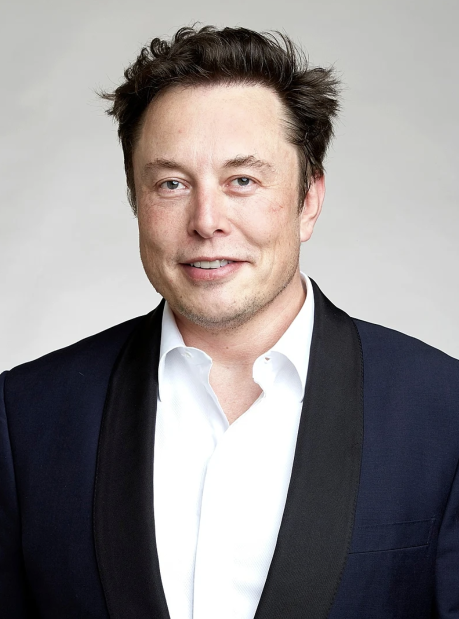
#> input picture elon_musk.png, 918 x 1238 px (shown at 1/2 size)
$ python main.py
#> lines starting #> are read from the running program, lines starting #| are printed output that depends on the picture; after the words box and inside, x2 and y2 are one past the last pixel; in counts of white or black regions, pixels touching at a corner belong together
import cv2
import numpy as np
import matplotlib.pyplot as plt
import os

# Ensure correct Haar Cascade path
cascade_path = cv2.data.haarcascades + "haarcascade_frontalface_default.xml"
if not os.path.exists(cascade_path):
    raise FileNotFoundError(f"Error: Haar cascade file not found at {cascade_path}")

face_cascade = cv2.CascadeClassifier(cascade_path)

# Get absolute path to images
project_path = os.path.dirname(os.path.abspath(__file__))

# Function to detect and extract a face from an image
def detect_and_extract_face(image_path):
    if not os.path.exists(image_path):
        print(f"Error: File {image_path} not found.")
        return None

    img = cv2.imread(image_path)
    if img is None:
        print(f"Error: Could not read image {image_path}")
        return None

    gray = cv2.cvtColor(img, cv2.COLOR_BGR2GRAY)
    faces = face_cascade.detectMultiScale(gray, scaleFactor=1.1, minNeighbors=5, minSize=(40, 40))

    if len(faces) == 0:
        print(f"No faces detected in {image_path}")
        return None

    x, y, w, h = faces[0]
    return gray[y:y+h, x:x+w]

# Function to compare two faces using Mean Squared Error (MSE)
def compare_faces(face1, face2):
    face1_resized = cv2.resize(face1, (100, 100))
    face2_resized = cv2.resize(face2, (100, 100))
    return np.mean((face1_resized - face2_resized) ** 2)

# Function to recognize faces in a given image
def recognize_faces(random_image_path, known_faces):
    if not os.path.exists(random_image_path):
        print(f"Error: File {random_image_path} not found.")
        return

    img = cv2.imread(random_image_path)
    if img is None:
        print(f"Error: Could not read image {random_image_path}")
        return

    gray = cv2.cvtColor(img, cv2.COLOR_BGR2GRAY)
    faces = face_cascade.detectMultiScale(gray, scaleFactor=1.1, minNeighbors=5, minSize=(40, 40))

    if len(faces) == 0:
        print(f"No faces detected in {random_image_path}")
        return

    for (x, y, w, h) in faces:
        detected_face = gray[y:y+h, x:x+w]

        best_match_name = "Unknown"
        lowest_difference = float('inf')

        for name, known_face in known_faces.items():
            difference = compare_faces(detected_face, known_face)
            if difference < lowest_difference and difference < 500:
                best_match_name = name
                lowest_difference = difference

        cv2.rectangle(img, (x, y), (x + w, y + h), (0, 255, 0), 2)
        cv2.putText(img, best_match_name, (x, y - 10), cv2.FONT_HERSHEY_SIMPLEX, 0.9, (0, 255, 0), 2, cv2.LINE_AA)

    img_rgb = cv2.cvtColor(img, cv2.COLOR_BGR2RGB)
    plt.figure(figsize=(10, 5))
    plt.imshow(img_rgb)
    plt.axis("off")
    plt.title("Recognized Faces")
    plt.show()

# Load known faces
known_faces = {
    "Elon Musk": detect_and_extract_face(os.path.join(project_path, "elon_musk.png")),
    "Donald Trump": detect_and_extract_face(os.path.join(project_path, "donald_trump.png")),
    "LeBron James": detect_and_extract_face(os.path.join(project_path, "new_lebron.png"))
}
#> in detect_and_extract_face, img is the input picture: shape (1238, 918, 3); mean B, G, R 138.8, 138.5, 143.2
#> in detect_and_extract_face, `faces = face_cascade.detectMultiScale(gray, scaleFactor=1.1, minNeighb..`: faces = [[214, 202, 410, 410]]
#> in detect_and_extract_face, `x, y, w, h = faces[0]`: x = 214; y = 202; w = 410
#> call 3 of detect_and_extract_face, with image_path = 'new_lebron.png'
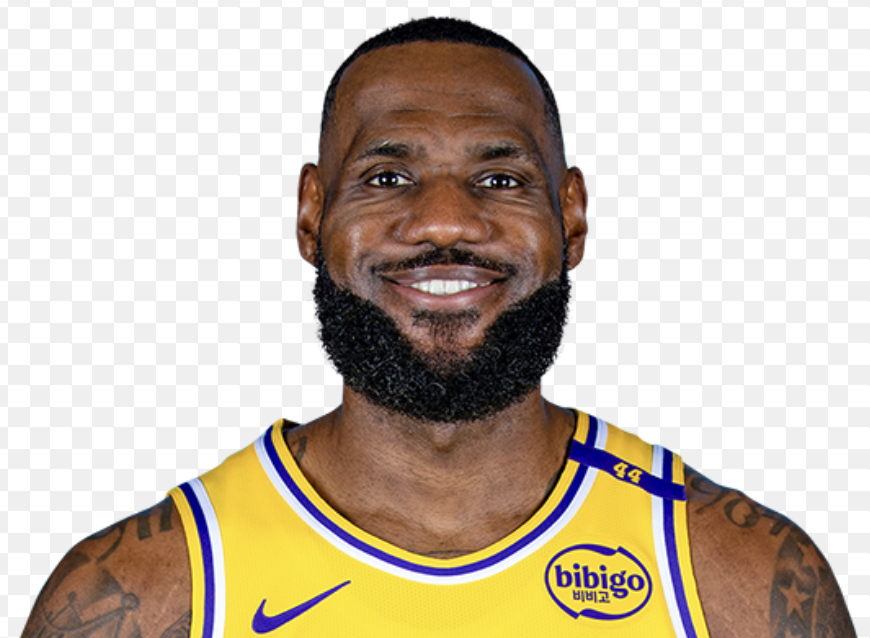
#> input picture new_lebron.png, 870 x 638 px
#> in detect_and_extract_face, img is the input picture: shape (638, 870, 3); mean B, G, R 173.9, 189, 200.8
#> in detect_and_extract_face (call 3), `gray = cv2.cvtColor(img, cv2.COLOR_BGR2GRAY)`:
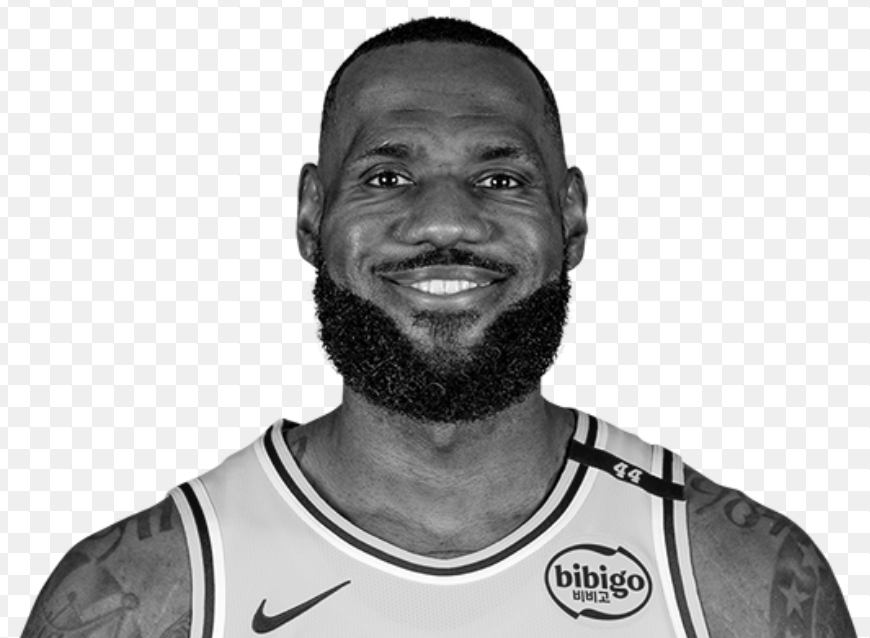
#> gray: shape (638, 870); min 0, max 255, mean 190.8
#> in detect_and_extract_face (call 3), `faces = face_cascade.detectMultiScale(gray, scaleFactor=1.1, minNeighb..`: faces = [[302, 69, 286, 286]]
#> in detect_and_extract_face (call 3), `x, y, w, h = faces[0]`: x = 302; y = 69; w = 286

# Remove None values from known_faces
known_faces = {name: face for name, face in known_faces.items() if face is not None}
#> known_faces = 2 items

# Test with a new image
random_image_path = os.path.join(project_path, "elon_lebron.png")
recognize_faces(random_image_path, known_faces)
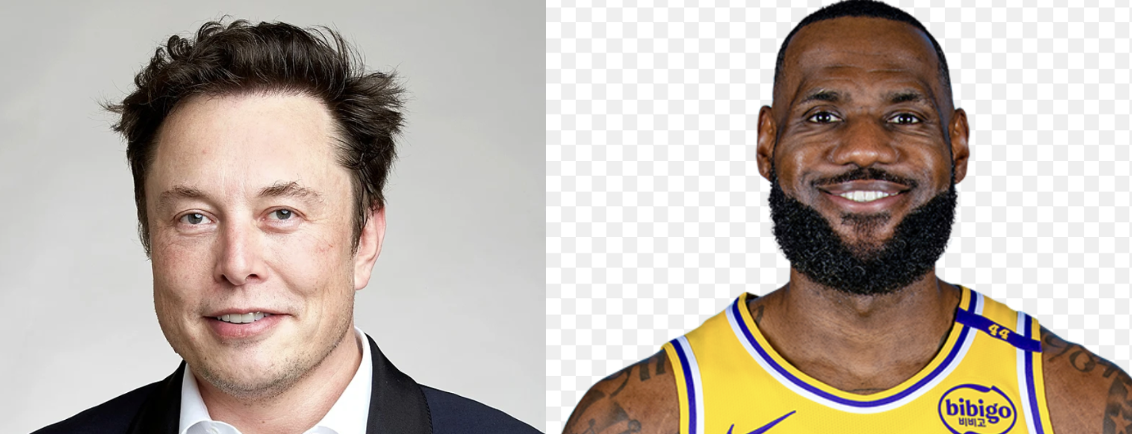
#> input picture elon_lebron.png, 1134 x 434 px
#> in recognize_faces, img is the input picture: shape (434, 1134, 3); mean B, G, R 168, 178.1, 189.2
#> in recognize_faces, `gray = cv2.cvtColor(img, cv2.COLOR_BGR2GRAY)`:
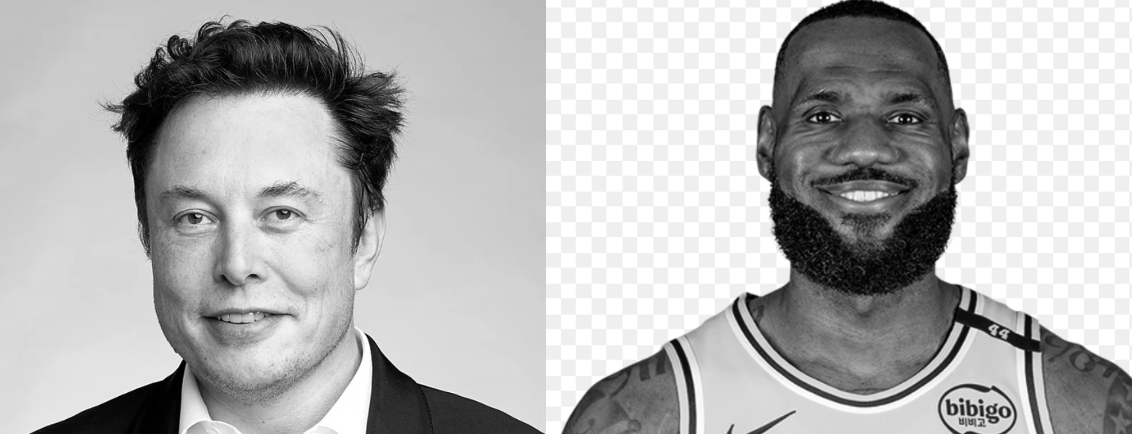
#> gray: shape (434, 1134); min 0, max 255, mean 180.3
#> in recognize_faces, `faces = face_cascade.detectMultiScale(gray, scaleFactor=1.1, minNeighb..`: faces = [[113, 111, 259, 259], [757, 34, 216, 216]]
#> the loop in recognize_faces, `for (x, y, w, h) in faces:` made 2 passes
#> pass 1, in recognize_faces, `detected_face = gray[y:y+h, x:x+w]`:
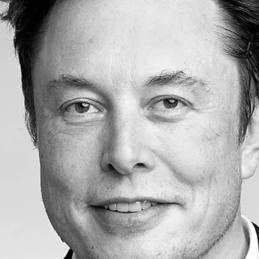
#> detected_face: shape (259, 259); min 0, max 255, mean 172.8
#> pass 1, in compare_faces (call 2), `face2_resized = cv2.resize(face2, (100, 100))`:
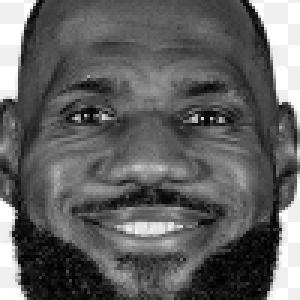
#> face2_resized: shape (100, 100) (shown 3 times larger); min 0, max 255, mean 96.7
#> after the loop in recognize_faces, `for (x, y, w, h) in faces:`:
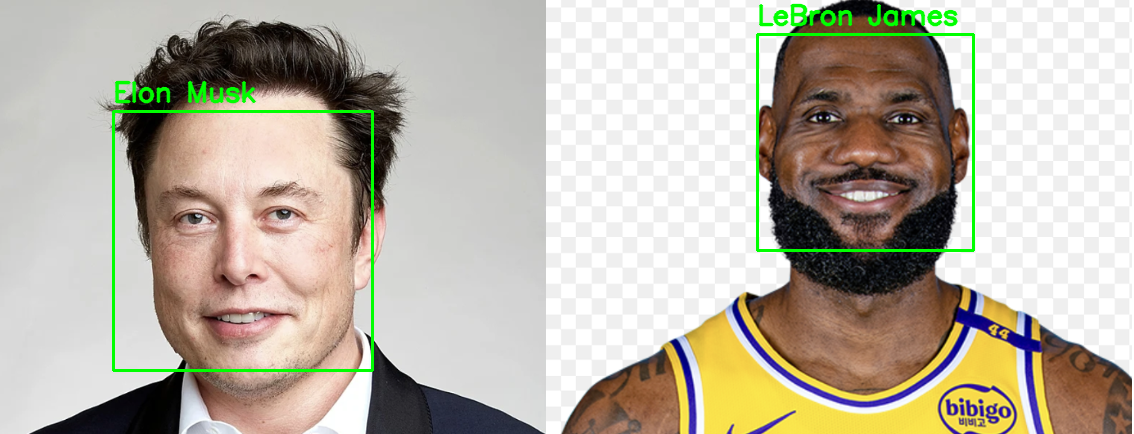
#> img: shape (434, 1134, 3); 2% of pixels changed, all inside (x1, y1, x2, y2) = (112, 3, 975, 372)
